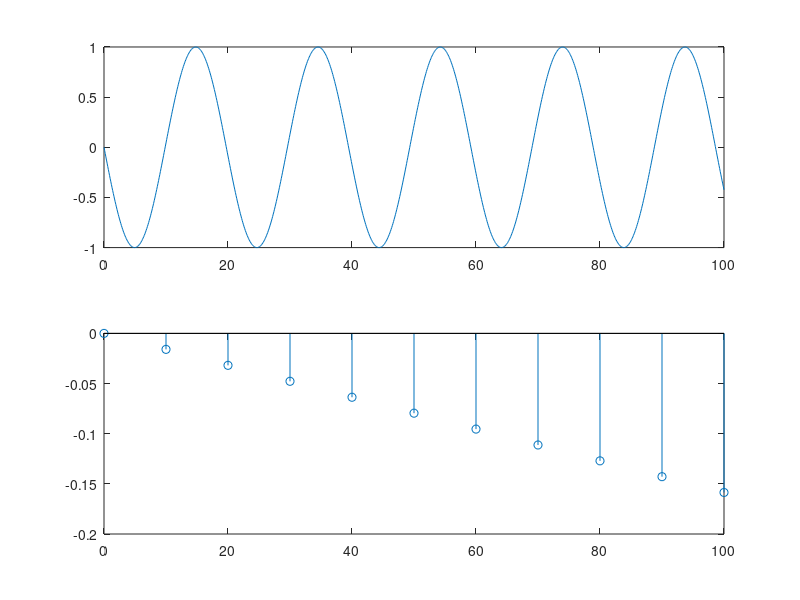

This figure's MATLAB source:
clc;
close all;

% ff = input('Enter Frequency')
% ffs = input('Enter Sampling Frequency')

ff = 100;
ffs = 200;

% Specify Time Range of Signal
t = 0:0.1:100
ts = 0:10:100;

x = sin(2*3.14*ff*t);
subplot(2,1,1)
plot(t,x)

% Write sampling formula
y = sin(2*3.14*ff*ts/ffs);
subplot(2,1,2);
stem(ts,y)